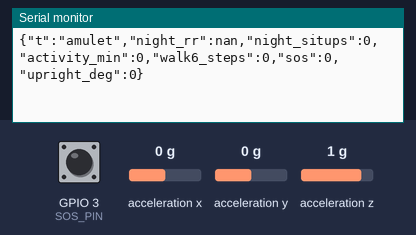
Recording of a sketch running on a simulated ESP32-C3. Shown: the last lines printed to the serial monitor. Wiring (inferred from the names in the program): MPU-6050 motion sensor at I2C address 0x68. The inputs (shaded band) are chosen by the test bench; at power-on: GPIO 3 (SOS_PIN) HIGH, acceleration y 0 g, acceleration x 0 g, acceleration z 1 g. Nothing arrives over Bluetooth unless stated.

Above: at 1.2 s.
1.3 s: GPIO 3 (SOS_PIN) pulled LOW for 0.15 s
At 1.8 s:
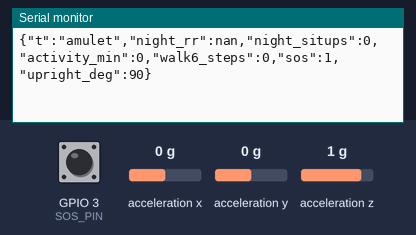
2.9 s: acceleration y set to -1.4 g
At 4.2 s:
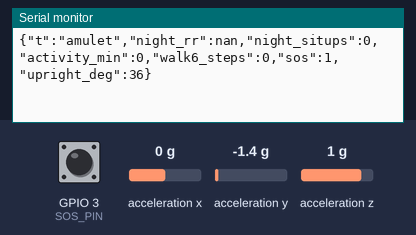
4.4 s: acceleration x set to -1.4 g
At 5.6 s:
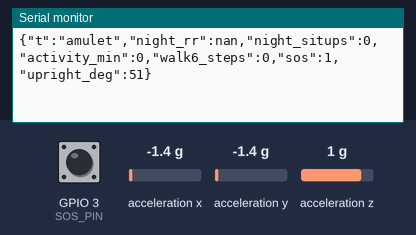
5.9 s: acceleration z set to -1.4 g
At 5.9 s:
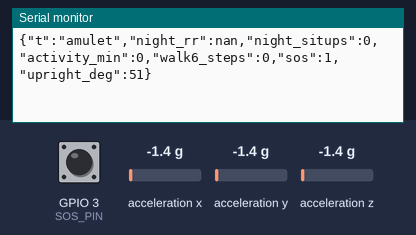
Timing chart, 0 to 8.4 s (numbered marks = the images above; inputs shaded):
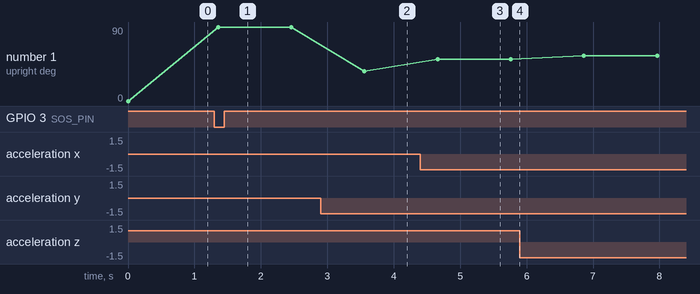

The sketch:

hridaymitra_amulet.ino
```cpp
// Kavach amulet firmware (ESP32-C3 SuperMini + MPU6050, worn on a breakaway cord). Monitoring, not diagnosis.
// Sends a small summary in its BLE advertisement (no pairing, works with any stool in range):
//   last night's breathing rate (median of quiet 60 s windows while lying), night sit-ups, active minutes in the
//   last 24 h, an SOS flag (button or a fall followed by lying still) and the 6-minute walk test: the most steps in
//   any 6 minutes of the last 24 h (walk_core.h; no button, the stool asks for a walk on Sundays).
//   Same methods as engine/signals.py.
// Wiring: MPU6050 SDA GPIO8, SCL GPIO9, 3.3 V, GND. SOS button GPIO3 to GND. No magnets (pacemaker safety).
#include <Wire.h>
#include "walk_core.h"
#ifndef HM_WOKWI
#include <BLEDevice.h>
#include <BLEAdvertising.h>
#endif

const int SDA_PIN = 8, SCL_PIN = 9, SOS_PIN = 3, MPU = 0x68, FS = 10;   // 10 samples per second
float uprightDeg = 0, mag = 1;
// breathing: 60 s windows while lying still
float hpPrev = 0, lpSlow = 0, lpFast = 0; int crossings = 0, winN = 0; float magSum = 0, magSq = 0;
float nightRR[60]; int nRR = 0; float lastNightRR = NAN;
// sit-ups: lying -> sitting -> lying again within 20 min
enum Pose { UNKNOWN, LYING, SITTING } pose = UNKNOWN; uint32_t poseSince = 0; int nightSitups = 0, lastNightSitups = 0;
bool night = false;
// activity: per-minute movement, rolling 24 h in hourly slots
uint16_t activeHour[24] = {0}; int hourSlot = 0; uint32_t hourStart = 0, minuteStart = 0; float minSq = 0, minSum = 0; int minN = 0;
// 6-minute walk test: steps counted at 20 Hz, best rolling 6 minutes per hour slot
hm::Walk walk; uint16_t walkHour[24] = {0};
// falls / SOS
bool sos = false; uint32_t fallAt = 0, sosSince = 0;
#ifndef HM_WOKWI
BLEAdvertising* adv;
#endif

void mpuWrite(uint8_t r, uint8_t v) { Wire.beginTransmission(MPU); Wire.write(r); Wire.write(v); Wire.endTransmission(); }

bool readAccel(float& x, float& y, float& z) {
  Wire.beginTransmission(MPU); Wire.write(0x3B); if (Wire.endTransmission(false)) return false;
  if (Wire.requestFrom(MPU, 6) != 6) return false;
  int16_t v[3]; for (auto& a : v) a = (Wire.read() << 8) | Wire.read();
  x = v[0] / 16384.0f; y = v[1] / 16384.0f; z = v[2] / 16384.0f;   // +-2 g range
  return true;
}

void advertise() {
  uint16_t rr10 = isnan(lastNightRR) ? 0 : (uint16_t)(lastNightRR * 10);
  uint32_t act = 0; for (auto m : activeHour) act += m;
  uint16_t w6 = 0; for (auto s : walkHour) w6 = max(w6, s);
  uint8_t d[11] = {0xFF, 0xFF, 'H', 'M', (uint8_t)(rr10 & 0xFF), (uint8_t)(rr10 >> 8), (uint8_t)min(lastNightSitups, 255),
                   (uint8_t)min<uint32_t>(act / 4, 255), (uint8_t)(sos ? 1 : 0), (uint8_t)(w6 & 0xFF), (uint8_t)(w6 >> 8)};
  Serial.printf("{\"t\":\"amulet\",\"night_rr\":%.1f,\"night_situps\":%d,\"activity_min\":%u,\"walk6_steps\":%u,\"sos\":%d,\"upright_deg\":%.0f}\n",
                lastNightRR, lastNightSitups, (unsigned)act, (unsigned)w6, sos ? 1 : 0, uprightDeg);
#ifndef HM_WOKWI
  BLEAdvertisementData ad; ad.setFlags(0x06); ad.setManufacturerData(String((const char*)d, sizeof d));
  adv->stop(); adv->setAdvertisementData(ad); adv->start();
#endif
}

float median(float* a, int n) {
  for (int i = 1; i < n; i++) for (int j = i; j > 0 && a[j] < a[j - 1]; j--) { float t = a[j]; a[j] = a[j - 1]; a[j - 1] = t; }
  return n % 2 ? a[n / 2] : 0.5f * (a[n / 2 - 1] + a[n / 2]);
}

void setup() {
  Serial.begin(115200);
  pinMode(SOS_PIN, INPUT_PULLUP);
  Wire.begin(SDA_PIN, SCL_PIN);
  mpuWrite(0x6B, 0);            // wake
  mpuWrite(0x1A, 0x05);         // 10 Hz digital low-pass (read at 20 Hz)
#ifndef HM_WOKWI
  BLEDevice::init("HridayMitra-amulet");
  adv = BLEDevice::getAdvertising();
  adv->setMinInterval(1600); adv->setMaxInterval(3200);   // 1-2 s: tiny battery use
#endif
  hourStart = minuteStart = millis();
  advertise();
}

void loop() {
  static uint32_t next = 0, lastAdv = 0; static bool odd = false;
  if (millis() < next) return;
  next = millis() + 1000 / hm::WALK_FS;
  float x, y, z;
  if (!readAccel(x, y, z)) return;
  mag = sqrtf(x * x + y * y + z * z);
  int w6 = walk.add(mag);                                // steps at 20 Hz; everything below runs at 10 Hz
  if (w6 > (int)walkHour[hourSlot]) walkHour[hourSlot] = w6;
  if ((odd = !odd)) return;
  uprightDeg = acosf(constrain(fabsf(y) / max(mag, 0.1f), 0.0f, 1.0f)) * 57.3f;   // cord hangs along y when upright

  // pose and night sit-ups (hysteresis: lying > 60 deg, sitting < 30 deg)
  Pose p = uprightDeg > 60 ? LYING : uprightDeg < 30 ? SITTING : pose;
  if (p != pose) {
    uint32_t held = millis() - poseSince;
    if (p == SITTING && pose == LYING && held > 20UL * 60000) night = true;          // lay down for 20 min: it is a night
    if (p == LYING && pose == SITTING && night && held < 20UL * 60000) nightSitups++; // sat up briefly and lay back down
    pose = p; poseSince = millis();
  }
  if (night && pose == SITTING && millis() - poseSince > 3UL * 3600000) {           // up for 3 h: the night is over
    night = false; lastNightSitups = nightSitups; nightSitups = 0;
    if (nRR) lastNightRR = median(nightRR, nRR);
    nRR = 0;
  }

  // breathing: chest rise moves the gravity vector slightly; band-pass with two moving averages, count zero crossings
  float g = z / max(mag, 0.1f);
  lpSlow += (g - lpSlow) * 0.01f; lpFast += (g - lpFast) * 0.3f;
  float hp = lpFast - lpSlow;
  if (pose == LYING) {
    if ((hp > 0) != (hpPrev > 0)) crossings++;
    magSum += mag; magSq += mag * mag; winN++;
    if (winN == 60 * FS) {
      float sd = sqrtf(max(0.0f, magSq / winN - (magSum / winN) * (magSum / winN)));
      float rpm = crossings / 2.0f;
      if (sd < 0.05f && rpm >= 6 && rpm <= 40 && nRR < 60) nightRR[nRR++] = rpm;   // quiet window only
      crossings = winN = 0; magSum = magSq = 0;
    }
  } else { crossings = winN = 0; magSum = magSq = 0; }
  hpPrev = hp;

  // activity minutes, rolling 24 h
  minSum += mag; minSq += mag * mag; minN++;
  if (millis() - minuteStart >= 60000) {
    float sd = sqrtf(max(0.0f, minSq / minN - (minSum / minN) * (minSum / minN)));
    if (sd > 0.05f) activeHour[hourSlot]++;
    minSum = minSq = 0; minN = 0; minuteStart = millis();
  }
  if (millis() - hourStart >= 3600000) { hourSlot = (hourSlot + 1) % 24; activeHour[hourSlot] = walkHour[hourSlot] = 0; hourStart = millis(); }

  // SOS: button, or a hard impact followed by 10 s lying still
  if (!digitalRead(SOS_PIN) && !sos) { sos = true; sosSince = millis(); }
  if (mag > 2.5f) fallAt = millis();
  if (fallAt && millis() - fallAt > 10000) { if (pose == LYING && fabsf(mag - 1) < 0.1f && !sos) { sos = true; sosSince = millis(); } fallAt = 0; }

  if (millis() - lastAdv > (sos ? 1000 : 10000)) { advertise(); lastAdv = millis(); }
  if (sos && millis() - sosSince > 60000) sos = false;  // the stool scans every minute, so it has heard it
}
```

walk_core.h
```cpp
// Walk test core: chest-pendant step counter + best 6 minutes of walking. Shared by the amulet firmware and
// tests/walk_check.cpp; engine/signals.py walk_window()/walk6() is the same maths in Python (tests/test_walk.py).
// Input: accelerometer magnitude in g at 20 samples per second. Each step lifts and drops the trunk once, so walking
// is a strong rhythm of 0.3-1.5 s; vehicle vibration, fidgeting and cord swing are not. Per 5 s window: find the
// step period by autocorrelation, steps = 5 s / period. Rolling sum of 72 windows = steps in the last 6 minutes.
#pragma once
#include <math.h>
#include <stdint.h>

namespace hm {
const int WALK_FS = 20, WALK_WIN = 100;     // 5 s windows
const int LAG_MIN = 6, LAG_MAX = 30;        // step period 0.3-1.5 s = 40-200 steps per minute
const float WALK_R = 0.5f;                  // rhythm strength needed to call it walking
const float WALK_SD = 0.008f;               // g: below this the wearer is still
const int WALK_SLOTS = 72;                  // 72 x 5 s = 6 minutes

// steps in one window of WALK_WIN samples (0 if it is not walking)
inline float walkWindow(const float* x) {
  float m = 0; for (int i = 0; i < WALK_WIN; i++) m += x[i];
  m /= WALK_WIN;
  float v = 0; for (int i = 0; i < WALK_WIN; i++) v += (x[i] - m) * (x[i] - m);
  v /= WALK_WIN;
  if (sqrtf(v) < WALK_SD) return 0;
  float r[LAG_MAX + 2];
  for (int L = LAG_MIN - 1; L <= LAG_MAX + 1; L++) {
    float s = 0; for (int i = 0; i + L < WALK_WIN; i++) s += (x[i] - m) * (x[i + L] - m);
    r[L] = s / ((WALK_WIN - L) * v);
  }
  float rmax = -1; for (int L = LAG_MIN; L <= LAG_MAX; L++) if (r[L] > rmax) rmax = r[L];
  if (rmax < WALK_R) return 0;
  for (int L = LAG_MIN; L <= LAG_MAX; L++)   // first strong peak = one step (a later one may be a full stride)
    if (r[L] >= r[L - 1] && r[L] >= r[L + 1] && r[L] >= 0.6f * rmax) {
      float den = r[L - 1] - 2 * r[L] + r[L + 1];
      float lag = L + (den < 0 ? 0.5f * (r[L - 1] - r[L + 1]) / den : 0);   // parabolic peak: sub-sample period
      return (float)WALK_WIN / lag;
    }
  return 0;
}

struct Walk {
  float buf[WALK_WIN]; int k = 0;
  float slot[WALK_SLOTS] = {0}; int cur = 0; float total = 0;
  // one sample; every 5 s returns the steps in the last 6 minutes, otherwise -1
  int add(float mag) {
    buf[k++] = mag;
    if (k < WALK_WIN) return -1;
    k = 0;
    float s = walkWindow(buf); total += s; slot[cur] = s; cur = (cur + 1) % WALK_SLOTS;
    float sum = 0; for (int i = 0; i < WALK_SLOTS; i++) sum += slot[i];
    return (int)(sum + 0.5f);
  }
};
}  // namespace hm
```

Measured:
- after the input at 1.3 s, the serial monitor: prints a new line after 0.06 s (image 1)
- after the input at 2.9 s, the serial monitor: prints a new line after 0.66 s (image 2)
- after the input at 4.4 s, the serial monitor: prints a new line after 0.26 s (image 3)
- plotted number 1: 0 → 90 after the input at 1.3 s, 90 → 36 after the input at 2.9 s, 36 → 51 after the input at 4.4 s, 51 → 55 after the input at 5.9 s
